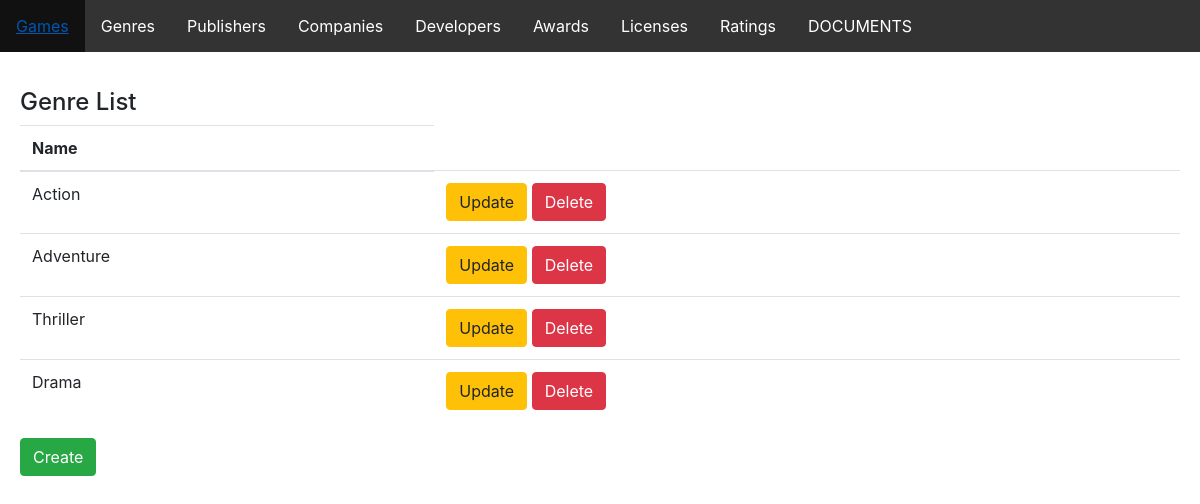
/genre-list, run on the app's committed database.
### crud/models.py (models this page shows, shortened)
class Genre(models.Model):
    name = models.CharField(max_length=60)

### crud/views.py (the view)
# urls.py: path('genre-list', genre_list, name='genre-list'),
def genre_list(request):
    genres = Genre.objects.all()
    return render(request, 'genre-list.html', {'genres': genres})

### crud/templates/genre-list.html
{% extends "base.html" %}
{% block content %}
<div class="card-body">
    <h4>Genre List</h4>
    <table class="table">
        <thead>
            <tr>
                <th scope="col">Name</th>
            </tr>
        </thead>
        <tbody>
            {% for genre in genres %}
            <tr>
                <td>{{ genre.name }}</td>
                <td>
                    <a type="button" class="btn btn-warning" href="/genre-update/{{ genre.id }}">Update</a>
                    <a type="button" class="btn btn-danger" href="/genre-delete/{{ genre.id }}">Delete</a>
                </td>
            </tr>
            {% endfor %}
        </tbody>
    </table>
    <a type="button" class="btn btn-success" href="{%url 'genre-create' %}">Create</a>
</div>
{% endblock %}

### data on the page
Genre: name "Action"
Genre: name "Adventure"
Genre: name "Thriller"
Genre: name "Drama"
